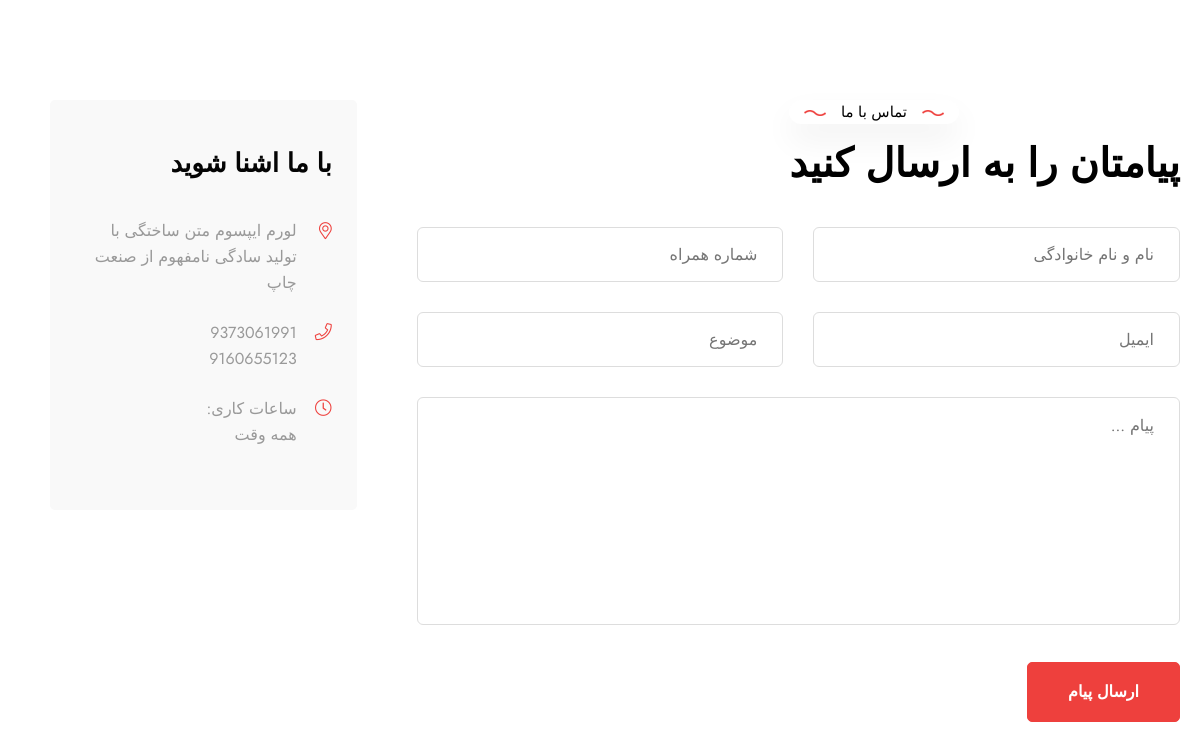
Page /contact-us on the committed database.
### AESHome/models.py (models this page shows, shortened)
class SiteSetting(models.Model):
    logo = models.ImageField(upload_to='logo', verbose_name='لوگوی سایت')
    title = models.CharField(max_length=50, verbose_name='عنوان')
    email = models.EmailField(verbose_name='ایمیل ')
    email2 = models.EmailField(verbose_name='ایمیل دوم', null=True, blank=True)
    number = models.BigIntegerField(verbose_name='شماره')
    number2 = models.BigIntegerField(verbose_name='شماره دوم', null=True, blank=True)
    short_desc = models.TextField(verbose_name='توضیحات کوتاه')
    copyright = models.CharField(max_length=300, verbose_name='متن کپب رابت')
    addr = models.CharField(max_length=300, verbose_name='ادرس خلاصه شده')
    working_hours = models.CharField(max_length=300, verbose_name='ساعات کاری')
    whatsapp_link = models.URLField(null=True, blank=True, verbose_name='لینک واتس اپ')
    insta_link = models.URLField(null=True, blank=True, verbose_name='لینک اینستا')
    twitter_link = models.URLField(null=True, blank=True, verbose_name='لینک تویتر')
    linkin_link = models.URLField(null=True, blank=True, verbose_name='لینک لینک این')
    telegram_url = models.URLField(null=True, blank=True, verbose_name='لینک تلگرام')
    facebook_url = models.URLField(null=True, blank=True, verbose_name='لینک فیس بوک')
    is_active = models.BooleanField(default=True, verbose_name='فعال')
    is_delete = models.BooleanField(default=False, verbose_name='حذف')
    active = ProductManager()
    class Meta:
        verbose_name = 'تنضیمات سایت'
        verbose_name_plural = 'تنضیمات سایت'

### AESHome/views.py (the view, shortened to what this page needs)
# urls.py: path('contact-us', views.Contact_Us.as_view(), name='contact-us.home'),
class Contact_Us(CreateView):
    template_name = 'AESHome/contact.html'
    form_class = ContactUsForm
    def get_context_data(self, **kwargs):
        context = super().get_context_data(**kwargs)
        context['SiteSetting'] = SiteSetting.active.order_by('-id').first()
        return context

### AESHome/forms.py
class ContactUsForm(forms.ModelForm):
    class Meta:
        model = Contact_us
        fields = ('full_name', 'email', 'subject', 'message', 'phone')
        widgets = {
            'full_name': forms.TextInput(attrs={'id': 'validationDefault01',
                                                'placeholder': 'نام و نام خانوادگی'}),
            'phone': forms.NumberInput(attrs={'id': 'validationDefault02',
                                              'placeholder': 'شماره همراه'}),
            'email': forms.EmailInput(attrs={'id': 'validationDefault03',
                                             'placeholder': 'ایمیل'}),
            'subject': forms.TextInput(attrs={'id': 'validationDefault04',
                                              'placeholder': 'موضوع'}),
            'message': forms.Textarea(attrs={'id': 'validationDefault05',
                                             'placeholder': 'پیام ...',
                                             'cols': "30", 'rows': "10"}),
        }

### AESHome/models.py (called while the page is built)
    def get_queryset(self):
        return super().get_queryset().filter(is_delete=False, is_active=True).all()

### templates/AESHome/contact.html (shortened to what this page needs)
{% extends 'Layouts/Base.html' %}
{% block content %}
    <div class="contact-area">
        <div class="container">
            <div class="row">
                <div class="col-lg-8 col-md-12">
                    <form class="contact-form mb-10" method="post">
                        <div class="section-header section-header5 text-start" >
                            <div class="wrapper">
                                <div class="sub-content" >
                                    <img class="line-1" src="../../static/images/banner/wvbo-icon.png" alt="">
                                    <span class="sub-text">تماس با ما</span>
                                    <img class="line-1" src="../../static/images/banner/wvbo-icon.png" alt="">
                                </div>
                                <h2 class="title " >پیامتان را به ارسال کنید</h2>
                            </div>
                        </div>
                        <div class="info-form">
                            <div class="row">
                                <div class="col-lg-6 col-md-6 col-sm-6 col-12">
                                    <div class="input-box mb-20">
                                        {{ form.full_name }}
                                    </div>
                                </div>
                                <div class="col-lg-6 col-md-6 col-sm-6 col-12">
                                    <div class="input-box mail-input mb-20">
                                        {{ form.phone }}
                                    </div>
                                </div>
                                <div class="col-lg-6 col-md-6 col-sm-6 col-12">
                                    <div class="input-box number-input mb-30">
                                        {{ form.email }}
                                    </div>
                                </div>
                                <div class="col-lg-6 col-md-6 col-sm-6 col-12">
                                    <div class="input-box sub-input mb-30">
                                        {{ form.subject }}
                                    </div>
                                </div>
                                <div class="col-lg-12 col-sm-12">
                                    <div class="input-box text-input mb-20">
                                        {{ form.message }}
                                    </div>
                                </div>
                                <div class="col-12 mb-15">
                                    <button type="submit" class="form-btn form-btn4">
                                        ارسال پیام
                                    </button>
                                </div>
                            </div>
                        </div>
                    </form>
                </div>
                <div class="col-lg-4 ">
                    <div class="right-side">
                        <div class="get-in-touch large_txt">
                            <h3 class="section-title2">
                                با ما اشنا شوید
                            </h3>
                            <div class="contact">
                                <ul class="table-hover table-striped vLargeTextField">
                                    <li class="one">
                                        {{ SiteSetting.addr }}
                                    </li>
                                    <li class="two"><a href="tel:{{ SiteSetting.number }}">{{ SiteSetting.number }}</a>
                                        <br>
                                        <a href="tel:{{ SiteSetting.number2 }}">{{ SiteSetting.number2 }}</a></li>
                                    <li class="three">ساعات کاری: <br>
                                        {{ SiteSetting.working_hours }}</li>
                                </ul>
                            </div>
                        </div>
                    </div>
                </div>
            </div>
        </div>
    </div>
{% endblock %}

### static/css/variables/variable7.css (style rules this page uses)
:root { --theme-color: #bc5b1f; }

### rows in the picture
SiteSetting: addr "لورم ایپسوم متن ساختگی با تولید سادگی نامفهوم از صنعت چاپ", number "9373061991", number2 "9160655123", working_hours "همه وقت"
